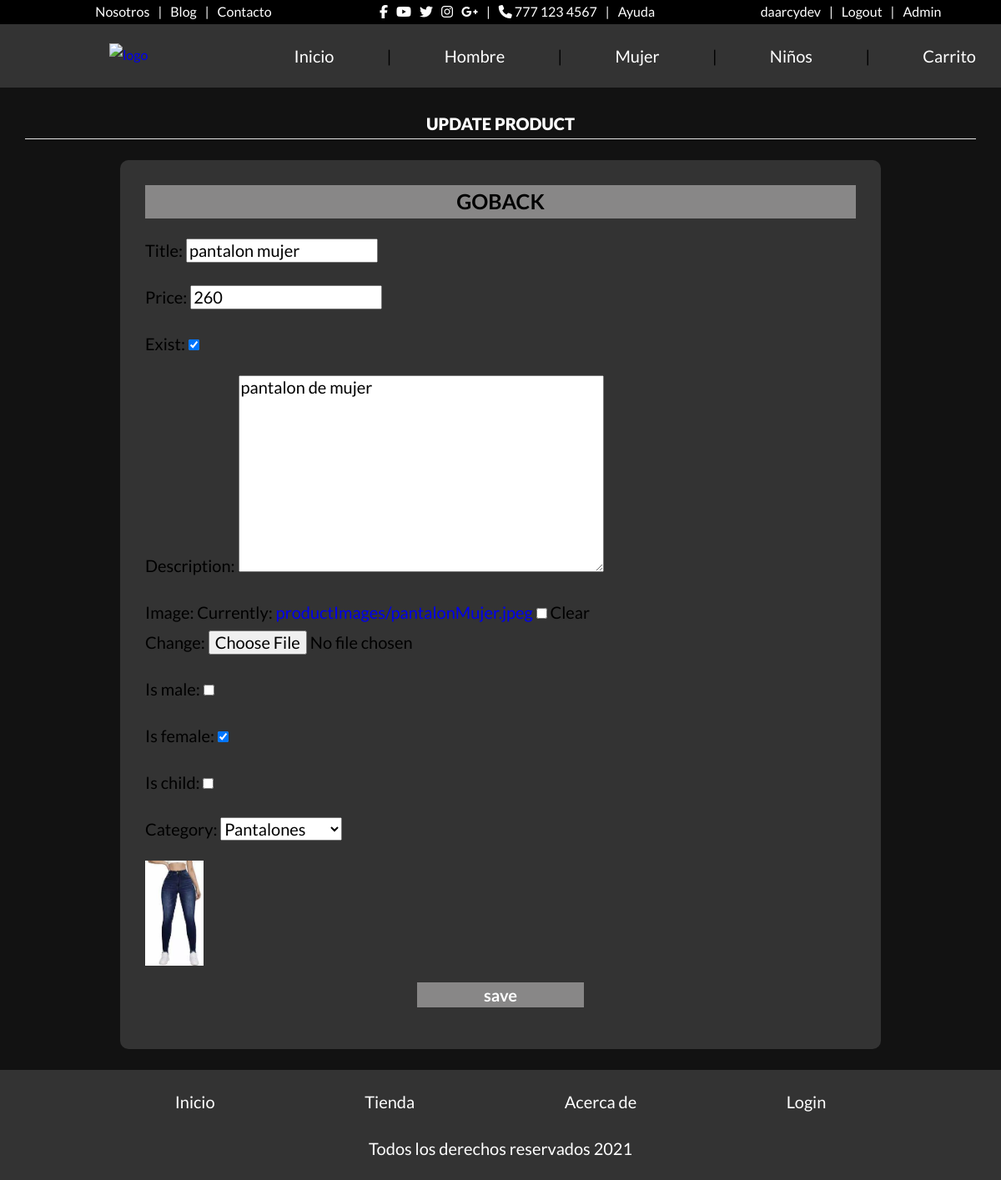
/indexAdmin/updateProduct/10 (signed in), run on the app's committed database.
### products/models.py (models this page shows, shortened)
class Product(models.Model):
    title = models.CharField(max_length=50)
    price = models.IntegerField(blank=True)
    exist = models.BooleanField(default=True)
    description = models.TextField(blank=True)
    image = models.ImageField(upload_to='productImages/', null=True, blank=True)
    user = models.ForeignKey(User, on_delete=models.CASCADE)
    created = models.DateTimeField(auto_now_add=True)
    is_male = models.BooleanField(default=False)
    is_female = models.BooleanField(default=False)
    is_child = models.BooleanField(default=False)
    category = models.CharField(max_length=20, choices=CATEGORIA_CHOICES, default='Ropa')

### products/views.py (the view, shortened to what this page needs)
# urls.py: path("indexAdmin/updateProduct/<int:product_id>", views.updateProduct, name ="updateProduct"),
@user_passes_test(user_is_specific_user, login_url='index')
def updateProduct(request, product_id):
    if request.method == "GET":
        try:
            product = get_object_or_404(Product, pk=product_id, user=request.user)
            form = productForm(instance=product)
            return render(request, 'updateProduct.html', {
                "product": product,
                "form": form
            })
        except:
            return redirect("admin")

### products/forms.py
class productForm(ModelForm):
    class Meta:
        model = Product
        fields = [
            "title",
            "price",
            "exist",
            "description",
            "image",
            "is_male",
            "is_female",
            "is_child",
            "category",
        ]

### products/contextProcessor.py (called while the page is built)
def total_carrito(request):
    total = 0
    if(request.user.is_authenticated):
        if( "carrito" in request.session.keys()):
            for key, value in request.session["carrito"].items():
                total += int(value["acumulado"])
    return{"total_carrito":total}

### products/views.py (called while the page is built)
def user_is_specific_user(user):
    return user.username == 'daarcydev'  # Cambia 'nombre_de_usuario_especifico' por el nombre de usuario que deseas permitir

### products/templates/updateProduct.html (shortened to what this page needs)
{% extends 'base.html' %}
{% block content %}
<main class="contenedor seccion">
    <h2>Update Product</h2>
    <div class="contenidoForm">
        <form action="" method="POST" class="card card-body" enctype="multipart/form-data">
            <a href="{% url 'admin' %}" class="goBack">GoBack</a>
            {{form.as_p}}
            {% if product.image %}
                <img src="{{ product.image.url }}" >
            {% endif %}
            <button class="btn btn-primary">save</button>
        </form>
    </div>
</main>
{% endblock content %}

### products/templates/base.html (shortened to what this page needs)
{%load static%}
<!DOCTYPE html>
<html lang="en">
<head>
    <link rel="stylesheet" href="path/to/font-awesome/css/font-awesome.min.css">
    <link rel="stylesheet" href="build/css/app.css">
    <link rel="stylesheet" href="{% static '/styles/app.css' %}">
</head>
<body>
    <header class="header">
        <div class="barraNegra">
            <div class="about">
                <ul class="menu-top">
                    <li>
                        <a title="Nosotros" href="{% url 'about' %}">Nosotros</a>
                    </li>
                    <li>|</li>
                    <li>
                        <a title="Blog" href="{% url 'blog' %}">Blog</a>
                    </li>
                    <li>|</li>
                    <li>
                        <a title="Contacto" href="{% url 'index' %}">Contacto</a>
                    </li>
                </ul>
            </div>
            <div class="socialMedia">
                <ul class="menu-top">
                    <li>
                        <a title="Facebook" class="fb" target="_blank" href=""><i class="fa fa-facebook"></i></a>
                    </li>
                    <li>
                        <a title="Youtube" class="youtube" target="_blank" href=""><i class="fa fa-youtube-play"></i></a>
                    </li>
                    <li>
                        <a title="Twitter" class="tw" target="_blank" href=""><i class="fa fa-twitter"></i></a>
                    </li>
                    <li>
                        <a title="Instagram" class="instagram" target="_blank" href=""><i class="fa fa-instagram"></i></a>
                    </li>
                    <li>
                        <a title="Google +" class="google" target="_blank" href=""><i class="fa fa-google-plus"></i></a>
                    </li>
                    <li>|</li>
                    <li>
                        <i class="fa fa-phone"></i>
                        777 123 4567
                    </li>
                    <li>|</li>
                    <li class="help">
                        <a title="Ayuda" href="">Ayuda</a>
                    </li>
                </ul>
            </div>
            <div class="signin">
                <ul class="menu-top">
                    {% if user.is_authenticated %}
                    <li>
                        <a href="#">{{user.username}}</a>
                    </li>
                    <li>|</li>
                    <li>
                        <a href="{% url 'logout' %}">Logout </a>
                    </li>
                    {% endif %}
                    {% if user.username == "daarcydev" %}
                        <li>|</li>
                        <li>
                            <a title="admin" href="{% url 'admin' %}">Admin</a>
                        </li>
                    {% endif %}
                </ul>
            </div>
        </div>
        <div class="contenedor headerContenedor">
            <div class="barra">
                <a href="{% url 'index' %}">
                    <img src="https://static.vecteezy.com/system/resources/previews/001/192/065/original/circle-logo-turbine-png.png" alt="logo">
                </a>
                <nav class="nav">
                    <a href="{% url 'index' %}">Inicio</a>
                    <p>|</p>
                    <a href="#" id="btnHombre">Hombre</a>
                    <p>|</p>
                    <a href="#" id="btnMujer">Mujer</a>
                    <p>|</p>
                    <a href="#" id="btnNiño">Niños</a>
                    {% if user.is_authenticated %}
                    <p>|</p>
                    <a href="{% url 'carrito' %}">Carrito</a>
                    {% endif %}
                </nav>
            </div>
        </div>
    </header>
    {% block content %}
    {% endblock content %}
    <footer class="footer seccion">
        <div class="contenedor footerContenedor">
            <nav class="nav">
                <a href="#">Inicio</a>
                <a href="#">Tienda</a>
                <a href="#">Acerca de</a>
                <a href="#">Login</a>
            </nav>
        </div>
        <p class="copyright">Todos los derechos reservados 2021</p>
    </footer>
</body>
</html>

### build/css/app.css (style rules this page uses)
html { -webkit-text-size-adjust:100%;line-height:1.15 }
body { margin:0 }
main { display:block }
a { background-color:transparent }
img { border-style:none }
button,input,optgroup,select,textarea { font-family:inherit;font-size:100%;line-height:1.15;margin:0 }
button,input { overflow:visible }
button,select { text-transform:none }
[type=button],[type=reset],[type=submit],button { -webkit-appearance:button }
textarea { overflow:auto }
[type=checkbox],[type=radio] { box-sizing:border-box;padding:0 }
html { box-sizing:border-box;font-size:62.5% }
*,:after,:before { box-sizing:inherit }
body { background-color:#121212;font-family:Lato,sans-serif;font-size:1.6rem;line-height:1.8 }
p { color:#000;font-size:2rem }
.contenedor { margin:0 auto;max-width:130rem;width:95% }
a { text-decoration:none }
img,picture { display:block;width:100% }
h1,h2,h3 { font-family:Lato,sans-serif;font-weight:300;margin:2.5rem 0;text-align:center }
h2 { font-size:3.4rem }
.seccion { margin-bottom:2.5rem;margin-top:2.5rem }
.header { background-color:#333;padding:0 }
img { width:7rem }
.footer { align-items:center;background-color:#333;display:flex;flex-direction:column }
.footer .footerContenedor { padding-top:2rem }
.footer .footerContenedor .nav { justify-content:space-evenly }
.barraNegra { background-color:#000;display:grid;grid-template-columns:1fr;justify-items:center;margin:0 }
@media (min-width:900px) { .barraNegra { grid-template-columns:1fr 1fr } }
@media (min-width:1024px) { .barraNegra { grid-template-columns:1fr 1fr 1fr } }
.barraNegra .socialMedia { display:none }
@media (min-width:1024px) { .barraNegra .socialMedia { display:block } }
.barraNegra .menu-top { display:flex;gap:1rem;list-style-type:none;margin:0 }
.barraNegra .menu-top a,.barraNegra .menu-top li { color:#fff }
.barra { align-items:center;display:grid;justify-items:center }
@media (min-width:900px) { .barra { gap:5rem;grid-template-columns:1fr 3fr } }
@media (min-width:900px) { .nav { align-items:center;display:flex;justify-content:space-between;width:100% } }
.nav a { color:#fff;display:block;text-align:center;text-decoration:none }
@media (min-width:900px) { .nav a { font-size:2rem } }
.nav p { display:none }
@media (min-width:900px) { .nav p { display:block } }
h2 { border-bottom:1px solid #e3e3e3;color:#fff;font-size:2rem;font-weight:900;text-align:center;text-transform:uppercase }
.contenidoForm { color:#fff;display:flex;justify-content:center }
.contenidoForm .card { background:#333;border-radius:1rem;padding:3rem;width:100% }
@media (min-width:900px) { .contenidoForm .card { width:80% } }
.contenidoForm .card .btn { align-items:center;background-color:#888787;border:none;color:#fff;display:flex;font-size:2rem;font-weight:700;height:3rem;justify-content:center;margin:2rem auto;text-decoration:none;width:20rem }
.contenedor .goBack { align-items:center;background:#888787;color:#000;display:flex;font-size:2.5rem;font-weight:700;height:4rem;justify-content:center;text-transform:uppercase;width:100% }

### data on the page
Product: title "pantalon mujer", price "260", exist "☑", description "pantalon de mujer", is_female "☑", category "Pantalones", image (picture)

### other printed values
{{ user.username }} "daarcydev"
